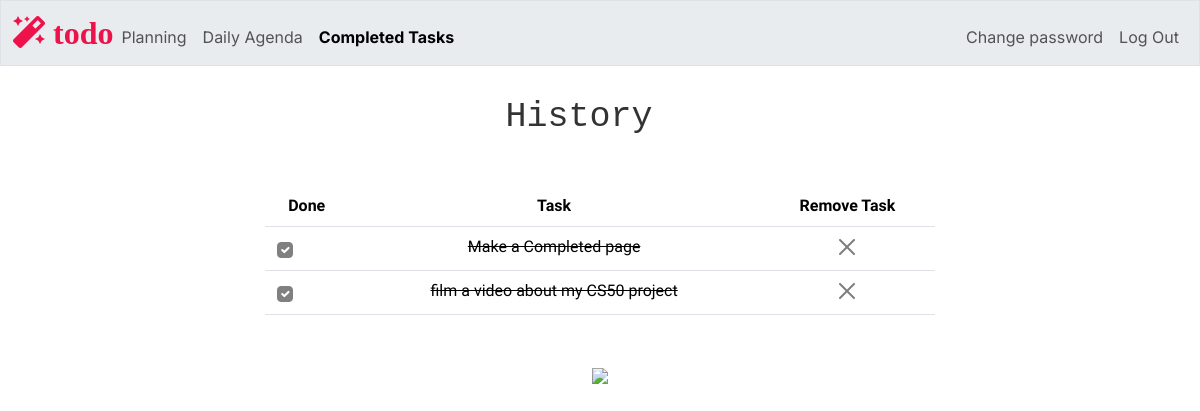
Page /completed (signed in) on the earlier database version.
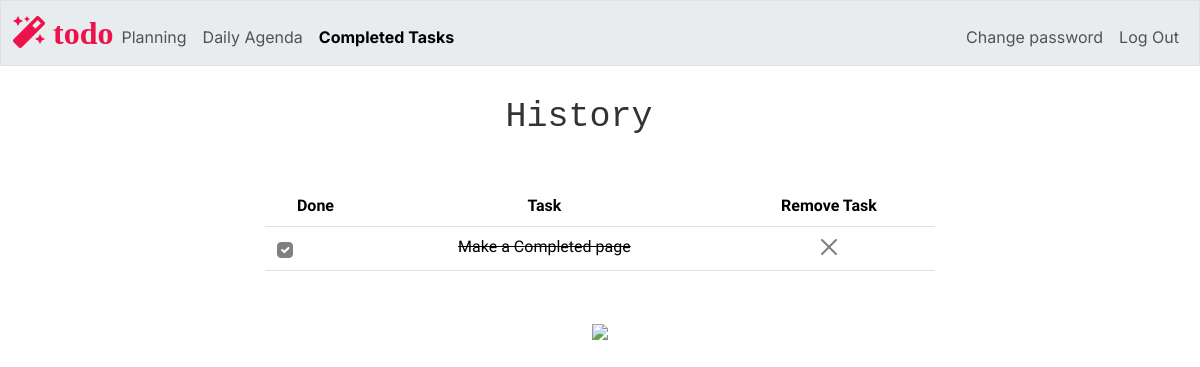
Same page on the later database version.
### tables this page shows
CREATE TABLE tasks (
    id INTEGER PRIMARY KEY AUTOINCREMENT NOT NULL,
    users_id INTEGER NOT NULL,
    category TEXT NOT NULL,
    task TEXT NOT NULL,
    timeframe TEXT,
    priority TEXT,
    completion INTEGER DEFAULT 0,
    date DATE,
    time TIME,
    FOREIGN KEY (users_id) REFERENCES users(id)
);

### app.py (the view)
@app.route("/completed", methods=["GET", "POST"])
@login_required
def completed():
    users_id = session["user_id"]
    tasks = db.execute("SELECT id, category, task, completion FROM tasks WHERE users_id =? AND completion = 1", users_id)
    welcome_message_h1 = "History "
    return render_template("completed.html", tasks=tasks, welcome_message_h1 = welcome_message_h1, current_page="completed")

### app.py (called while the page is built)
@app.after_request
def after_request(response):
    response.headers["Cache-Control"] = "no-cache, no-store, must-revalidate"
    response.headers["Expires"] = 0
    response.headers["Pragma"] = "no-cache"
    return response

### helpers.py (called while the page is built)
def login_required(f):
    @wraps(f)
    def decorated_function(*args, **kwargs):
        if session.get("user_id") is None:
            return redirect("/login")
        return f(*args, **kwargs)
    return decorated_function

### templates/completed.html (shortened to what this page needs)
{% extends "layout.html" %}
{% block main %}
    <table class="table mx-auto text-center mb-5" style="width: 60%;">
        <thead>
            <tr>
                <th> Done </th>
                <th> Task </th>
                <th> Remove Task </th>
            </tr>
        </thead>
        <tbody>
            {% for task in tasks %}
                <tr id="todo_row_{{ task.id }}" >
                    <td class="align-middle">
                        <div class="d-flex align-items-center " >
                            <div class=" col-auto d-flex justify-content-center align-items-center form-check" >
                                <input class="form-check-input completion-checkbox"
                                        type="checkbox"
                                        id="completion_{{ task.id }}"
                                        name="task_completion"
                                        data-task-id="{{ task.id }}"
                                        data-completion="{{ task.completion}}"
                                        {% if task.completion == 1 %}checked{% endif %}
                                        onchange="updateTaskStatus(this)"
                                        style="background-color: gray; border-color: gray;">
                            </div>
                        </div>
                    </td>
                    <td style="text-decoration: line-through;">{{ task.task }}</td>
                    <td>
                        <button class="btn-close" onclick="delete_task({{ task.id }})"></button>
                    </td>
                </tr>
            {% endfor %}
        </tbody>
    </table>
    <img src="/static/completed.png" class="wide-image">
{% endblock %}

Differences in the rows shown:
removed tasks: completion "☑", task "film a video about my CS50 project"
